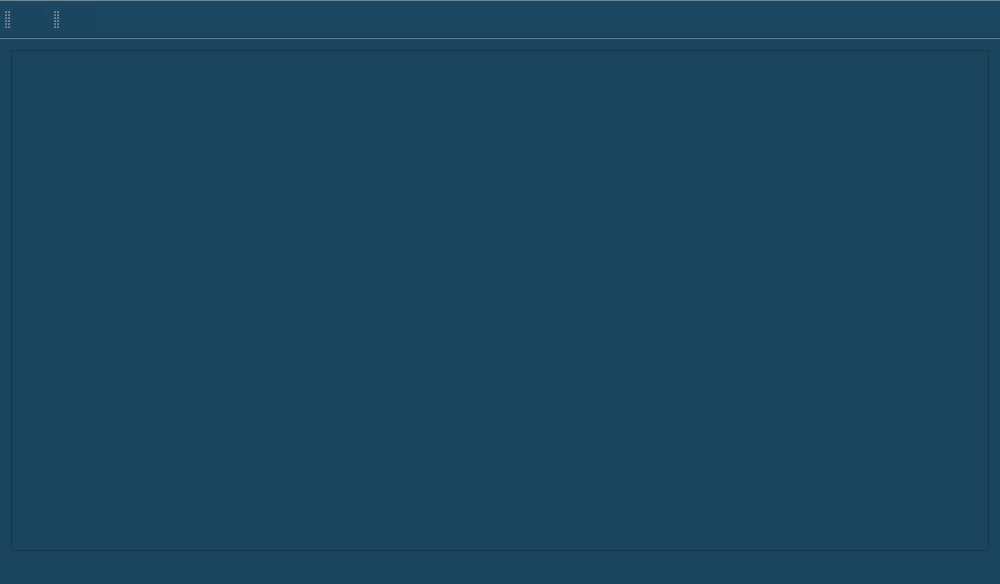
<?xml version="1.0" encoding="UTF-8"?>
<ui version="4.0">
 <class>MainWindow</class>
 <widget class="QMainWindow" name="MainWindow">
  <property name="geometry">
   <rect>
    <x>0</x>
    <y>0</y>
    <width>1000</width>
    <height>584</height>
   </rect>
  </property>
  <property name="sizePolicy">
   <sizepolicy hsizetype="Preferred" vsizetype="Preferred">
    <horstretch>0</horstretch>
    <verstretch>0</verstretch>
   </sizepolicy>
  </property>
  <property name="minimumSize">
   <size>
    <width>1000</width>
    <height>584</height>
   </size>
  </property>
  <property name="maximumSize">
   <size>
    <width>4000</width>
    <height>4000</height>
   </size>
  </property>
  <property name="windowTitle">
   <string>Just an imageviewer</string>
  </property>
  <property name="styleSheet">
   <string notr="true">*{background-color:#1b455e ;}
*{color:white;}
</string>
  </property>
  <widget class="QWidget" name="centralWidget">
   <layout class="QGridLayout" name="gridLayout">
    <item row="0" column="0">
     <widget class="QScrollArea" name="scrollArea">
      <property name="widgetResizable">
       <bool>true</bool>
      </property>
      <widget class="QWidget" name="scrollAreaWidgetContents">
       <property name="geometry">
        <rect>
         <x>0</x>
         <y>0</y>
         <width>980</width>
         <height>503</height>
        </rect>
       </property>
       <layout class="QGridLayout" name="gridLayout_2">
        <item row="0" column="0">
         <widget class="QLabel" name="label">
          <property name="sizePolicy">
           <sizepolicy hsizetype="Preferred" vsizetype="Preferred">
            <horstretch>0</horstretch>
            <verstretch>0</verstretch>
           </sizepolicy>
          </property>
          <property name="styleSheet">
           <string notr="true">QLabel#label{background-color:black};

</string>
          </property>
          <property name="frameShape">
           <enum>QFrame::NoFrame</enum>
          </property>
          <property name="text">
           <string/>
          </property>
         </widget>
        </item>
       </layout>
      </widget>
     </widget>
    </item>
   </layout>
  </widget>
  <widget class="QToolBar" name="mainToolBar">
   <property name="styleSheet">
    <string notr="true">
*:hover{color:white ;}</string>
   </property>
   <attribute name="toolBarArea">
    <enum>TopToolBarArea</enum>
   </attribute>
   <attribute name="toolBarBreak">
    <bool>false</bool>
   </attribute>
   <addaction name="actionOpen_an_image"/>
  </widget>
  <widget class="QStatusBar" name="statusBar">
   <property name="styleSheet">
    <string notr="true">QStatusBar#statusBar{color:white};</string>
   </property>
  </widget>
  <widget class="QToolBar" name="toolBar">
   <property name="windowTitle">
    <string>toolBar</string>
   </property>
   <attribute name="toolBarArea">
    <enum>TopToolBarArea</enum>
   </attribute>
   <attribute name="toolBarBreak">
    <bool>false</bool>
   </attribute>
   <addaction name="actionExit"/>
  </widget>
  <action name="actionOpen_an_image">
   <property name="icon">
    <iconset resource="icons.qrc">
     <normaloff>:/icons/emblem-photos.png</normaloff>:/icons/emblem-photos.png</iconset>
   </property>
   <property name="text">
    <string/>
   </property>
   <property name="toolTip">
    <string/>
   </property>
  </action>
  <action name="actionExit">
   <property name="icon">
    <iconset resource="icons.qrc">
     <normaloff>:/icons/application-exit.png</normaloff>:/icons/application-exit.png</iconset>
   </property>
   <property name="text">
    <string/>
   </property>
   <property name="iconText">
    <string/>
   </property>
   <property name="toolTip">
    <string/>
   </property>
  </action>
 </widget>
 <layoutdefault spacing="6" margin="11"/>
 <resources>
  <include location="icons.qrc"/>
 </resources>
 <connections/>
</ui>
